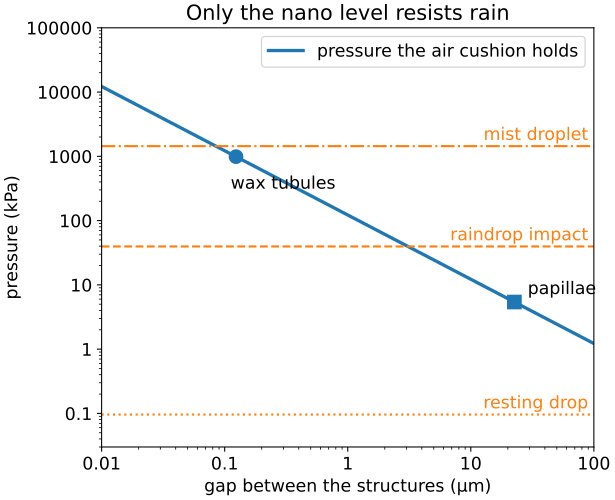

This chart was generated by the following Python code:
# air_cushion.py – From “The Lotus Effect: How Leaves Clean Themselves”
# https://wildbionics.com/articles/lotus-effect/ · Code: MIT licence
# Needs: python3 -m pip install numpy matplotlib
# Run: python3 air_cushion.py   (https://wildbionics.com/run-code/)

import numpy as np
import matplotlib.pyplot as plt

# Water and lotus wax
SURFACE_TENSION = 0.072   # surface tension of water (N/m), at about 25 °C
WATER_DENSITY = 1000      # density of water (kg/m³)
THETA_FLAT = 119          # contact angle on a flat film of lotus wax (degrees)
THETA_ADVANCING = 148     # angle a water front must reach before it creeps along the wax (degrees)

# The two levels of roughness on the upper side of a lotus leaf
PAPILLA_PITCH = 22.6e-6   # distance between neighbouring papilla tips (m)
TUBULE_DENSITY = 200 / 10e-12   # wax tubules per m² (200 per 10 µm²)
TUBULE_DIAMETER = 100e-9  # diameter of a wax tubule (m), measured 80–120 nm

# Three kinds of water that press on the air cushion
DROP_RADIUS = 1.5e-3      # a drop resting on the leaf (m)
RAIN_SPEED = 8.9          # impact speed of a large raindrop, 4 mm across (m/s)
MIST_RADIUS = 100e-9      # a tiny droplet, e.g. from condensation (m)


def cassie_angle(solid_fraction, theta_flat=THETA_FLAT):
    """Apparent contact angle when water touches only the tips (Cassie–Baxter)."""
    cos_theta = solid_fraction * (np.cos(np.radians(theta_flat)) + 1) - 1
    return np.degrees(np.arccos(cos_theta))


def holding_pressure(gap):
    """Largest pressure (Pa) a water surface spanning a gap can take before it slips in."""
    return 2 * SURFACE_TENSION * -np.cos(np.radians(THETA_ADVANCING)) / gap


# How much solid does a drop touch? Invert Cassie–Baxter for the measured 162°.
cos_flat = np.cos(np.radians(THETA_FLAT))
needed = (np.cos(np.radians(162)) + 1) / (cos_flat + 1)
tubule_tips = TUBULE_DENSITY * np.pi * (TUBULE_DIAMETER / 2) ** 2
print(f"flat wax: {THETA_FLAT}°  →  measured on the leaf: 162°")
print(f"solid fraction needed for 162°: {needed:.3f} (drop touches {needed:.1%} of the area)")
print(f"tips of the wax tubules alone:  {tubule_tips:.3f}  →  {cassie_angle(tubule_tips):.0f}°")
print()

# How much pressure can each level of roughness hold?
tubule_spacing = 1 / np.sqrt(TUBULE_DENSITY)
tubule_gap = tubule_spacing - TUBULE_DIAMETER
levels = {"papillae": PAPILLA_PITCH, "wax tubules": tubule_gap}
threats = {
    "resting drop": 2 * SURFACE_TENSION / DROP_RADIUS,
    "raindrop impact": WATER_DENSITY * RAIN_SPEED**2 / 2,
    "mist droplet": 2 * SURFACE_TENSION / MIST_RADIUS,
}
print("level          gap        holds up to")
for name, gap in levels.items():
    print(f"{name:12s} {gap * 1e6:7.2f} µm   {holding_pressure(gap) / 1e3:7.1f} kPa")
print()
print("pressure from       kPa     papillae   wax tubules")
for name, pressure in threats.items():
    verdict = ["air holds" if holding_pressure(g) > pressure else "water in" for g in levels.values()]
    print(f"{name:16s} {pressure / 1e3:7.1f}   {verdict[0]:10s} {verdict[1]}")
print()
largest_gap = 2 * SURFACE_TENSION * -np.cos(np.radians(THETA_ADVANCING)) / threats["raindrop impact"]
print(f"to resist the raindrop, gaps must be smaller than {largest_gap * 1e6:.1f} µm")
smallest_safe = tubule_gap / -np.cos(np.radians(THETA_ADVANCING))   # where 2γ/r equals the holding pressure
print(f"droplets with a radius below {smallest_safe * 1e6:.2f} µm can slip between the wax tubules")

gaps = np.logspace(-8, -4, 200)        # 10 nm to 100 µm
plt.rcParams["font.size"] = 13      # large type: the chart stays readable on a phone
fig, ax = plt.subplots(figsize=(6.4, 5.2), layout="constrained")
ax.loglog(gaps * 1e6, holding_pressure(gaps) / 1e3, lw=2.5, label="pressure the air cushion holds")
for (name, gap), marker, offset in zip(levels.items(), ["s", "o"], [(10, 6), (-4, -24)]):
    ax.plot(gap * 1e6, holding_pressure(gap) / 1e3, marker, ms=10, color="C0")
    ax.annotate(name, (gap * 1e6, holding_pressure(gap) / 1e3), xytext=offset, textcoords="offset points")
for (name, pressure), style in zip(threats.items(), [":", "--", "-."]):
    ax.axhline(pressure / 1e3, color="C1", ls=style, lw=1.6)
    ax.text(90, pressure / 1e3 * 1.25, name, color="C1", ha="right")
ax.set_xlabel("gap between the structures (µm)")
ax.set_ylabel("pressure (kPa)")
ax.set_title("Only the nano level resists rain")
ax.set_xlim(0.01, 100)
ax.set_ylim(0.03, 1e5)
ax.xaxis.set_major_formatter("{x:g}")   # plain numbers: 0.01, 0.1, 1, 10
ax.yaxis.set_major_formatter("{x:g}")
ax.legend(loc="upper right")
plt.show()
